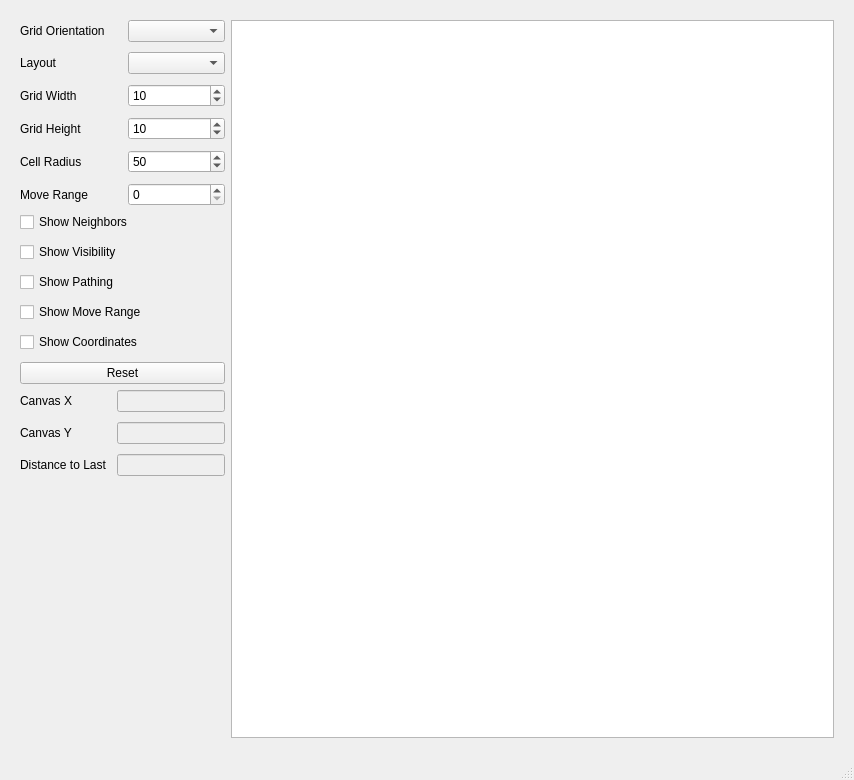
<?xml version="1.0" encoding="UTF-8"?>
<ui version="4.0">
 <class>MainWindow</class>
 <widget class="QMainWindow" name="MainWindow">
  <property name="geometry">
   <rect>
    <x>0</x>
    <y>0</y>
    <width>854</width>
    <height>780</height>
   </rect>
  </property>
  <property name="windowTitle">
   <string>MainWindow</string>
  </property>
  <widget class="QWidget" name="centralwidget">
   <layout class="QGridLayout" name="gridLayout_3">
    <property name="leftMargin">
     <number>20</number>
    </property>
    <property name="topMargin">
     <number>20</number>
    </property>
    <property name="rightMargin">
     <number>20</number>
    </property>
    <property name="bottomMargin">
     <number>20</number>
    </property>
    <item row="0" column="0">
     <layout class="QHBoxLayout" name="horizontalLayout" stretch="0,1">
      <item>
       <layout class="QVBoxLayout" name="verticalLayout_3">
        <item>
         <layout class="QGridLayout" name="gridLayout_2" rowstretch="0,0,0,0,0,0,0,0">
          <property name="spacing">
           <number>10</number>
          </property>
          <item row="2" column="0">
           <widget class="QLabel" name="label_4">
            <property name="text">
             <string>Grid Width</string>
            </property>
           </widget>
          </item>
          <item row="3" column="0">
           <widget class="QLabel" name="label_3">
            <property name="text">
             <string>Grid Height</string>
            </property>
           </widget>
          </item>
          <item row="5" column="1">
           <widget class="QSpinBox" name="cellRadiusBox">
            <property name="minimum">
             <number>10</number>
            </property>
            <property name="maximum">
             <number>200</number>
            </property>
            <property name="value">
             <number>50</number>
            </property>
           </widget>
          </item>
          <item row="2" column="1">
           <widget class="QSpinBox" name="gridWidthBox">
            <property name="minimum">
             <number>1</number>
            </property>
            <property name="value">
             <number>10</number>
            </property>
           </widget>
          </item>
          <item row="0" column="1">
           <widget class="QComboBox" name="orientationComboBox"/>
          </item>
          <item row="1" column="1">
           <widget class="QComboBox" name="layoutComboBox">
            <property name="frame">
             <bool>true</bool>
            </property>
           </widget>
          </item>
          <item row="0" column="0">
           <widget class="QLabel" name="label">
            <property name="text">
             <string>Grid Orientation</string>
            </property>
           </widget>
          </item>
          <item row="3" column="1">
           <widget class="QSpinBox" name="gridHeightBox">
            <property name="minimum">
             <number>1</number>
            </property>
            <property name="value">
             <number>10</number>
            </property>
           </widget>
          </item>
          <item row="1" column="0">
           <widget class="QLabel" name="label_2">
            <property name="text">
             <string>Layout</string>
            </property>
           </widget>
          </item>
          <item row="5" column="0">
           <widget class="QLabel" name="label_6">
            <property name="text">
             <string>Cell Radius</string>
            </property>
           </widget>
          </item>
          <item row="6" column="1">
           <widget class="QSpinBox" name="moveRangeBox">
            <property name="maximum">
             <number>100</number>
            </property>
           </widget>
          </item>
          <item row="6" column="0">
           <widget class="QLabel" name="label_5">
            <property name="text">
             <string>Move Range</string>
            </property>
           </widget>
          </item>
         </layout>
        </item>
        <item>
         <layout class="QVBoxLayout" name="verticalLayout_2">
          <property name="spacing">
           <number>10</number>
          </property>
          <item>
           <widget class="QCheckBox" name="showNeighborsCheck">
            <property name="text">
             <string>Show Neighbors</string>
            </property>
           </widget>
          </item>
          <item>
           <widget class="QCheckBox" name="showVisibilityCheck">
            <property name="text">
             <string>Show Visibility</string>
            </property>
           </widget>
          </item>
          <item>
           <widget class="QCheckBox" name="showPathCheck">
            <property name="text">
             <string>Show Pathing</string>
            </property>
           </widget>
          </item>
          <item>
           <widget class="QCheckBox" name="showMoveRangeCheck">
            <property name="text">
             <string>Show Move Range</string>
            </property>
           </widget>
          </item>
          <item>
           <widget class="QCheckBox" name="showCoordsCheck">
            <property name="text">
             <string>Show Coordinates</string>
            </property>
           </widget>
          </item>
          <item>
           <widget class="QPushButton" name="pushButton">
            <property name="text">
             <string>Reset</string>
            </property>
           </widget>
          </item>
         </layout>
        </item>
        <item>
         <layout class="QGridLayout" name="gridLayout">
          <property name="spacing">
           <number>10</number>
          </property>
          <item row="0" column="0">
           <widget class="QLabel" name="label_8">
            <property name="text">
             <string>Canvas X</string>
            </property>
           </widget>
          </item>
          <item row="0" column="1">
           <widget class="QLineEdit" name="canvasXBox">
            <property name="enabled">
             <bool>false</bool>
            </property>
            <property name="mouseTracking">
             <bool>false</bool>
            </property>
            <property name="acceptDrops">
             <bool>false</bool>
            </property>
           </widget>
          </item>
          <item row="1" column="0">
           <widget class="QLabel" name="label_7">
            <property name="text">
             <string>Canvas Y</string>
            </property>
           </widget>
          </item>
          <item row="1" column="1">
           <widget class="QLineEdit" name="canvasYBox">
            <property name="enabled">
             <bool>false</bool>
            </property>
            <property name="mouseTracking">
             <bool>false</bool>
            </property>
            <property name="acceptDrops">
             <bool>false</bool>
            </property>
           </widget>
          </item>
          <item row="2" column="0">
           <widget class="QLabel" name="label_10">
            <property name="text">
             <string>Distance to Last</string>
            </property>
           </widget>
          </item>
          <item row="2" column="1">
           <widget class="QLineEdit" name="distToLastBox">
            <property name="enabled">
             <bool>false</bool>
            </property>
            <property name="mouseTracking">
             <bool>false</bool>
            </property>
            <property name="acceptDrops">
             <bool>false</bool>
            </property>
           </widget>
          </item>
         </layout>
        </item>
        <item>
         <spacer name="verticalSpacer">
          <property name="orientation">
           <enum>Qt::Vertical</enum>
          </property>
          <property name="sizeHint" stdset="0">
           <size>
            <width>20</width>
            <height>40</height>
           </size>
          </property>
         </spacer>
        </item>
       </layout>
      </item>
      <item>
       <widget class="QGraphicsView" name="canvas">
        <property name="mouseTracking">
         <bool>true</bool>
        </property>
       </widget>
      </item>
     </layout>
    </item>
   </layout>
  </widget>
  <widget class="QMenuBar" name="menubar">
   <property name="geometry">
    <rect>
     <x>0</x>
     <y>0</y>
     <width>854</width>
     <height>21</height>
    </rect>
   </property>
  </widget>
  <widget class="QStatusBar" name="statusbar"/>
 </widget>
 <resources/>
 <connections/>
</ui>
